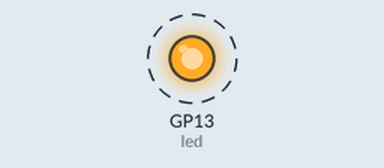
Recording of a program running on a simulated Raspberry Pi Pico running MicroPython. Parts: output pins drawn as LEDs (lit = HIGH). Dashed ring = blinking.

Above: at 0.2 s.
Timing chart, 0 to 3.5 s (numbered marks = the images above):
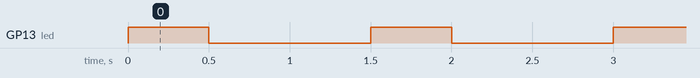

Measured:
- by itself, GP13 (led): alternates HIGH for 0.50 s and LOW for 1.0 s

The program:

led.py
```python
# Bibliotheken laden
from machine import Pin
from time import sleep

# Initialisierung von GPIO13 als Ausgang
led = Pin(13, Pin.OUT)

# Wiederholung (Endlos-Schleife)
while True:
    # LED einschalten
    led.on()
    # halbe Sekunde warten
    sleep(0.5)
    # LED ausschalten
    led.off()
    # 1 Sekunde warten
    sleep(1)
```
